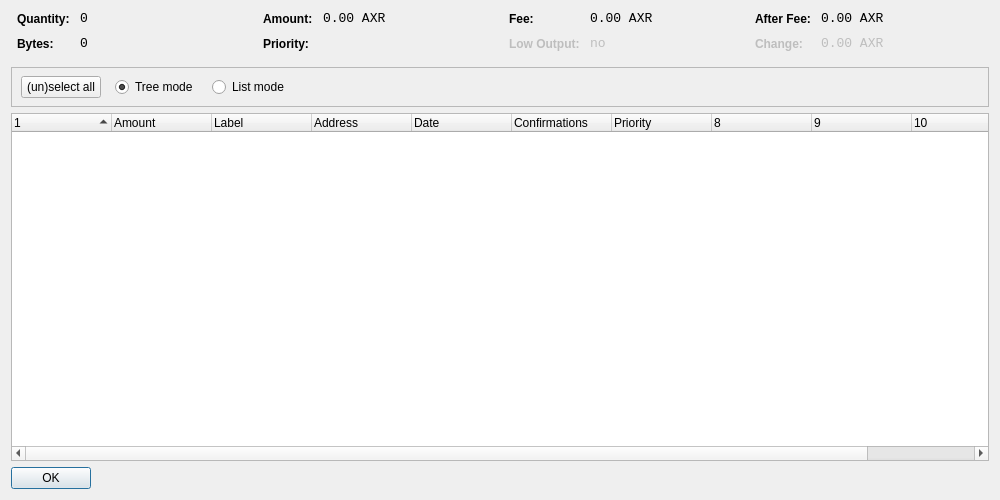
<?xml version="1.0" encoding="UTF-8"?>
<ui version="4.0">
 <class>CoinControlDialog</class>
 <widget class="QDialog" name="CoinControlDialog">
  <property name="geometry">
   <rect>
    <x>0</x>
    <y>0</y>
    <width>1000</width>
    <height>500</height>
   </rect>
  </property>
  <property name="windowTitle">
   <string>Coin Control</string>
  </property>
  <layout class="QVBoxLayout" name="verticalLayout">
   <item>
    <layout class="QHBoxLayout" name="horizontalLayoutTop" stretch="0,0,0,0">
     <property name="topMargin">
      <number>0</number>
     </property>
     <property name="bottomMargin">
      <number>10</number>
     </property>
     <item>
      <layout class="QFormLayout" name="formLayoutCoinControl1">
       <property name="horizontalSpacing">
        <number>10</number>
       </property>
       <property name="verticalSpacing">
        <number>10</number>
       </property>
       <property name="leftMargin">
        <number>6</number>
       </property>
       <property name="rightMargin">
        <number>6</number>
       </property>
       <item row="0" column="0">
        <widget class="QLabel" name="labelCoinControlQuantityText">
         <property name="styleSheet">
          <string notr="true">font-weight:bold;</string>
         </property>
         <property name="text">
          <string>Quantity:</string>
         </property>
        </widget>
       </item>
       <item row="0" column="1">
        <widget class="QLabel" name="labelCoinControlQuantity">
         <property name="font">
          <font>
           <family>Monospace</family>
           <pointsize>10</pointsize>
          </font>
         </property>
         <property name="cursor">
          <cursorShape>IBeamCursor</cursorShape>
         </property>
         <property name="contextMenuPolicy">
          <enum>Qt::ActionsContextMenu</enum>
         </property>
         <property name="text">
          <string notr="true">0</string>
         </property>
         <property name="textInteractionFlags">
          <set>Qt::LinksAccessibleByMouse|Qt::TextSelectableByKeyboard|Qt::TextSelectableByMouse</set>
         </property>
        </widget>
       </item>
       <item row="1" column="0">
        <widget class="QLabel" name="labelCoinControlBytesText">
         <property name="styleSheet">
          <string notr="true">font-weight:bold;</string>
         </property>
         <property name="text">
          <string>Bytes:</string>
         </property>
        </widget>
       </item>
       <item row="1" column="1">
        <widget class="QLabel" name="labelCoinControlBytes">
         <property name="font">
          <font>
           <family>Monospace</family>
           <pointsize>10</pointsize>
          </font>
         </property>
         <property name="cursor">
          <cursorShape>IBeamCursor</cursorShape>
         </property>
         <property name="contextMenuPolicy">
          <enum>Qt::ActionsContextMenu</enum>
         </property>
         <property name="text">
          <string notr="true">0</string>
         </property>
         <property name="textInteractionFlags">
          <set>Qt::LinksAccessibleByMouse|Qt::TextSelectableByKeyboard|Qt::TextSelectableByMouse</set>
         </property>
        </widget>
       </item>
      </layout>
     </item>
     <item>
      <layout class="QFormLayout" name="formLayoutCoinControl2">
       <property name="horizontalSpacing">
        <number>10</number>
       </property>
       <property name="verticalSpacing">
        <number>10</number>
       </property>
       <property name="leftMargin">
        <number>6</number>
       </property>
       <property name="rightMargin">
        <number>6</number>
       </property>
       <item row="0" column="0">
        <widget class="QLabel" name="labelCoinControlAmountText">
         <property name="styleSheet">
          <string notr="true">font-weight:bold;</string>
         </property>
         <property name="text">
          <string>Amount:</string>
         </property>
        </widget>
       </item>
       <item row="0" column="1">
        <widget class="QLabel" name="labelCoinControlAmount">
         <property name="font">
          <font>
           <family>Monospace</family>
           <pointsize>10</pointsize>
          </font>
         </property>
         <property name="cursor">
          <cursorShape>IBeamCursor</cursorShape>
         </property>
         <property name="contextMenuPolicy">
          <enum>Qt::ActionsContextMenu</enum>
         </property>
         <property name="text">
          <string notr="true">0.00 AXR</string>
         </property>
         <property name="textInteractionFlags">
          <set>Qt::LinksAccessibleByMouse|Qt::TextSelectableByKeyboard|Qt::TextSelectableByMouse</set>
         </property>
        </widget>
       </item>
       <item row="1" column="0">
        <widget class="QLabel" name="labelCoinControlPriorityText">
         <property name="styleSheet">
          <string notr="true">font-weight:bold;</string>
         </property>
         <property name="text">
          <string>Priority:</string>
         </property>
        </widget>
       </item>
       <item row="1" column="1">
        <widget class="QLabel" name="labelCoinControlPriority">
         <property name="font">
          <font>
           <family>Monospace</family>
           <pointsize>10</pointsize>
          </font>
         </property>
         <property name="cursor">
          <cursorShape>IBeamCursor</cursorShape>
         </property>
         <property name="contextMenuPolicy">
          <enum>Qt::ActionsContextMenu</enum>
         </property>
         <property name="text">
          <string/>
         </property>
         <property name="textInteractionFlags">
          <set>Qt::LinksAccessibleByMouse|Qt::TextSelectableByKeyboard|Qt::TextSelectableByMouse</set>
         </property>
        </widget>
       </item>
      </layout>
     </item>
     <item>
      <layout class="QFormLayout" name="formLayoutCoinControl3">
       <property name="horizontalSpacing">
        <number>10</number>
       </property>
       <property name="verticalSpacing">
        <number>10</number>
       </property>
       <property name="leftMargin">
        <number>6</number>
       </property>
       <property name="rightMargin">
        <number>6</number>
       </property>
       <item row="0" column="0">
        <widget class="QLabel" name="labelCoinControlFeeText">
         <property name="styleSheet">
          <string notr="true">font-weight:bold;</string>
         </property>
         <property name="text">
          <string>Fee:</string>
         </property>
        </widget>
       </item>
       <item row="0" column="1">
        <widget class="QLabel" name="labelCoinControlFee">
         <property name="font">
          <font>
           <family>Monospace</family>
           <pointsize>10</pointsize>
          </font>
         </property>
         <property name="cursor">
          <cursorShape>IBeamCursor</cursorShape>
         </property>
         <property name="contextMenuPolicy">
          <enum>Qt::ActionsContextMenu</enum>
         </property>
         <property name="text">
          <string notr="true">0.00 AXR</string>
         </property>
         <property name="textInteractionFlags">
          <set>Qt::LinksAccessibleByMouse|Qt::TextSelectableByKeyboard|Qt::TextSelectableByMouse</set>
         </property>
        </widget>
       </item>
       <item row="1" column="0">
        <widget class="QLabel" name="labelCoinControlLowOutputText">
         <property name="enabled">
          <bool>false</bool>
         </property>
         <property name="styleSheet">
          <string notr="true">font-weight:bold;</string>
         </property>
         <property name="text">
          <string>Low Output:</string>
         </property>
        </widget>
       </item>
       <item row="1" column="1">
        <widget class="QLabel" name="labelCoinControlLowOutput">
         <property name="enabled">
          <bool>false</bool>
         </property>
         <property name="font">
          <font>
           <family>Monospace</family>
           <pointsize>10</pointsize>
          </font>
         </property>
         <property name="cursor">
          <cursorShape>IBeamCursor</cursorShape>
         </property>
         <property name="contextMenuPolicy">
          <enum>Qt::ActionsContextMenu</enum>
         </property>
         <property name="text">
          <string notr="true">no</string>
         </property>
         <property name="textInteractionFlags">
          <set>Qt::LinksAccessibleByMouse|Qt::TextSelectableByKeyboard|Qt::TextSelectableByMouse</set>
         </property>
        </widget>
       </item>
      </layout>
     </item>
     <item>
      <layout class="QFormLayout" name="formLayoutCoinControl4">
       <property name="horizontalSpacing">
        <number>10</number>
       </property>
       <property name="verticalSpacing">
        <number>10</number>
       </property>
       <property name="leftMargin">
        <number>6</number>
       </property>
       <property name="rightMargin">
        <number>6</number>
       </property>
       <item row="0" column="0">
        <widget class="QLabel" name="labelCoinControlAfterFeeText">
         <property name="styleSheet">
          <string notr="true">font-weight:bold;</string>
         </property>
         <property name="text">
          <string>After Fee:</string>
         </property>
        </widget>
       </item>
       <item row="0" column="1">
        <widget class="QLabel" name="labelCoinControlAfterFee">
         <property name="font">
          <font>
           <family>Monospace</family>
           <pointsize>10</pointsize>
          </font>
         </property>
         <property name="cursor">
          <cursorShape>IBeamCursor</cursorShape>
         </property>
         <property name="contextMenuPolicy">
          <enum>Qt::ActionsContextMenu</enum>
         </property>
         <property name="text">
          <string notr="true">0.00 AXR</string>
         </property>
         <property name="textInteractionFlags">
          <set>Qt::LinksAccessibleByMouse|Qt::TextSelectableByKeyboard|Qt::TextSelectableByMouse</set>
         </property>
        </widget>
       </item>
       <item row="1" column="0">
        <widget class="QLabel" name="labelCoinControlChangeText">
         <property name="enabled">
          <bool>false</bool>
         </property>
         <property name="styleSheet">
          <string notr="true">font-weight:bold;</string>
         </property>
         <property name="text">
          <string>Change:</string>
         </property>
        </widget>
       </item>
       <item row="1" column="1">
        <widget class="QLabel" name="labelCoinControlChange">
         <property name="enabled">
          <bool>false</bool>
         </property>
         <property name="font">
          <font>
           <family>Monospace</family>
           <pointsize>10</pointsize>
          </font>
         </property>
         <property name="cursor">
          <cursorShape>IBeamCursor</cursorShape>
         </property>
         <property name="contextMenuPolicy">
          <enum>Qt::ActionsContextMenu</enum>
         </property>
         <property name="text">
          <string notr="true">0.00 AXR</string>
         </property>
         <property name="textInteractionFlags">
          <set>Qt::LinksAccessibleByMouse|Qt::TextSelectableByKeyboard|Qt::TextSelectableByMouse</set>
         </property>
        </widget>
       </item>
      </layout>
     </item>
    </layout>
   </item>
   <item>
    <widget class="QFrame" name="frame">
     <property name="minimumSize">
      <size>
       <width>0</width>
       <height>40</height>
      </size>
     </property>
     <property name="frameShape">
      <enum>QFrame::StyledPanel</enum>
     </property>
     <property name="frameShadow">
      <enum>QFrame::Sunken</enum>
     </property>
     <widget class="QWidget" name="horizontalLayoutWidget">
      <property name="geometry">
       <rect>
        <x>10</x>
        <y>0</y>
        <width>781</width>
        <height>41</height>
       </rect>
      </property>
      <layout class="QHBoxLayout" name="horizontalLayoutPanel" stretch="0,0,0,0,0">
       <property name="spacing">
        <number>14</number>
       </property>
       <item>
        <widget class="QPushButton" name="pushButtonSelectAll">
         <property name="sizePolicy">
          <sizepolicy hsizetype="Maximum" vsizetype="Fixed">
           <horstretch>0</horstretch>
           <verstretch>0</verstretch>
          </sizepolicy>
         </property>
         <property name="text">
          <string>(un)select all</string>
         </property>
        </widget>
       </item>
       <item>
        <widget class="QRadioButton" name="radioTreeMode">
         <property name="sizePolicy">
          <sizepolicy hsizetype="Maximum" vsizetype="Fixed">
           <horstretch>0</horstretch>
           <verstretch>0</verstretch>
          </sizepolicy>
         </property>
         <property name="text">
          <string>Tree mode</string>
         </property>
         <property name="checked">
          <bool>true</bool>
         </property>
        </widget>
       </item>
       <item>
        <widget class="QRadioButton" name="radioListMode">
         <property name="sizePolicy">
          <sizepolicy hsizetype="Maximum" vsizetype="Fixed">
           <horstretch>0</horstretch>
           <verstretch>0</verstretch>
          </sizepolicy>
         </property>
         <property name="text">
          <string>List mode</string>
         </property>
        </widget>
       </item>
       <item>
        <spacer name="horizontalSpacer">
         <property name="orientation">
          <enum>Qt::Horizontal</enum>
         </property>
         <property name="sizeHint" stdset="0">
          <size>
           <width>40</width>
           <height>20</height>
          </size>
         </property>
        </spacer>
       </item>
      </layout>
     </widget>
    </widget>
   </item>
   <item>
    <widget class="CoinControlTreeWidget" name="treeWidget">
     <property name="contextMenuPolicy">
      <enum>Qt::CustomContextMenu</enum>
     </property>
     <property name="sortingEnabled">
      <bool>false</bool>
     </property>
     <property name="columnCount">
      <number>11</number>
     </property>
     <attribute name="headerShowSortIndicator" stdset="0">
      <bool>true</bool>
     </attribute>
     <attribute name="headerStretchLastSection">
      <bool>false</bool>
     </attribute>
     <column>
      <property name="text">
       <string/>
      </property>
     </column>
     <column>
      <property name="text">
       <string>Amount</string>
      </property>
     </column>
     <column>
      <property name="text">
       <string>Label</string>
      </property>
     </column>
     <column>
      <property name="text">
       <string>Address</string>
      </property>
     </column>
     <column>
      <property name="text">
       <string>Date</string>
      </property>
     </column>
     <column>
      <property name="text">
       <string>Confirmations</string>
      </property>
      <property name="toolTip">
       <string>Confirmed</string>
      </property>
     </column>
     <column>
      <property name="text">
       <string>Priority</string>
      </property>
     </column>
     <column>
      <property name="text">
       <string/>
      </property>
     </column>
     <column>
      <property name="text">
       <string/>
      </property>
     </column>
     <column>
      <property name="text">
       <string/>
      </property>
     </column>
     <column>
      <property name="text">
       <string/>
      </property>
     </column>
    </widget>
   </item>
   <item>
    <widget class="QDialogButtonBox" name="buttonBox">
     <property name="sizePolicy">
      <sizepolicy hsizetype="Maximum" vsizetype="Fixed">
       <horstretch>0</horstretch>
       <verstretch>0</verstretch>
      </sizepolicy>
     </property>
     <property name="orientation">
      <enum>Qt::Horizontal</enum>
     </property>
     <property name="standardButtons">
      <set>QDialogButtonBox::Ok</set>
     </property>
    </widget>
   </item>
  </layout>
 </widget>
 <customwidgets>
  <customwidget>
   <class>CoinControlTreeWidget</class>
   <extends>QTreeWidget</extends>
   <header>coincontroltreewidget.h</header>
  </customwidget>
 </customwidgets>
 <resources/>
 <connections/>
</ui>
